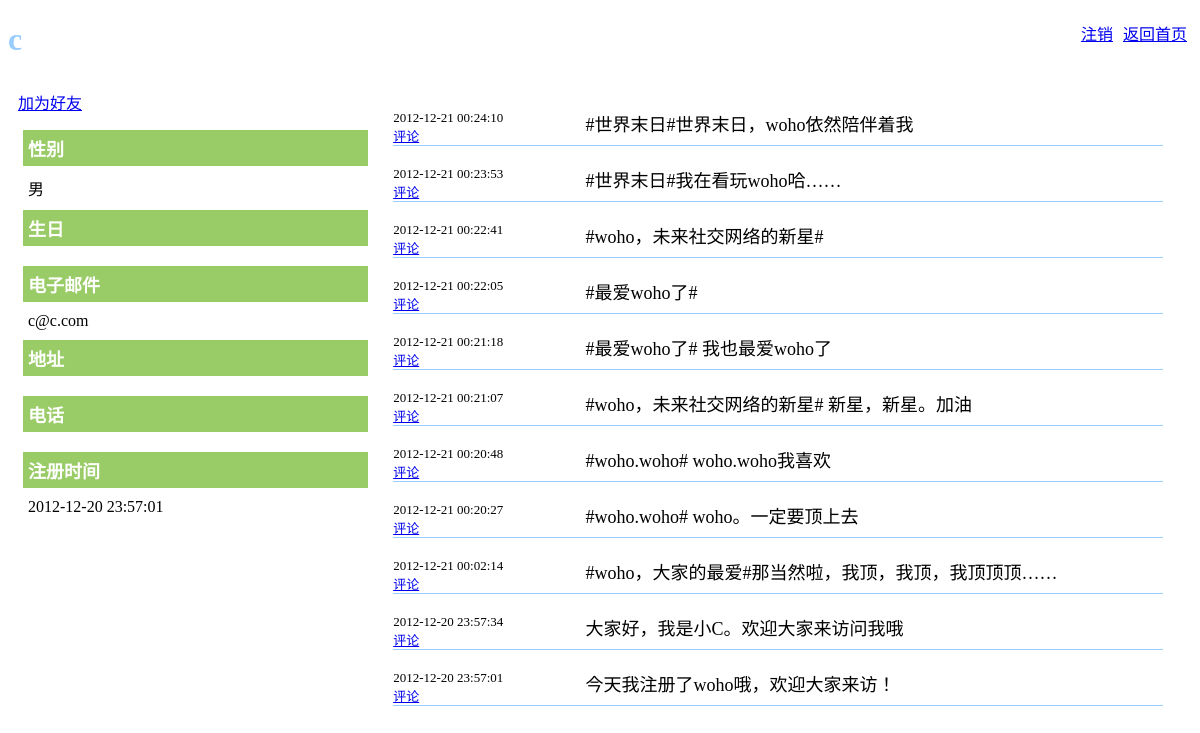
The app's page /space.php?mail=c@c.com with its own data.
### tables this page shows
CREATE TABLE `user_info` (
  `mail` char(50) NOT NULL DEFAULT '',
  `name` char(20) NOT NULL,
  `password` char(32) NOT NULL,
  `regist_time` datetime DEFAULT NULL,
  `birthday` date DEFAULT NULL,
  `phone` char(11) DEFAULT NULL,
  `address` varchar(150) DEFAULT NULL,
  `sex` tinyint(1) DEFAULT NULL,
  PRIMARY KEY (`mail`)
);

CREATE TABLE `tweet` (
  `id` int(11) NOT NULL AUTO_INCREMENT,
  `time` datetime DEFAULT NULL,
  `author` char(50) DEFAULT NULL,
  `content` text,
  PRIMARY KEY (`id`),
  KEY `author_mail` (`author`),
  KEY `fk14` (`author`),
  CONSTRAINT `fk14` FOREIGN KEY (`author`) REFERENCES `user_info` (`mail`) ON DELETE CASCADE ON UPDATE CASCADE
);

### space.php (the view, shortened to what this page needs)
<?php
if(isset($_GET['action']) && $_GET['action'] == "addFriend") {
	$user = $_SESSION['user'];
	$friend = $_POST['mail'];
	if($user == $friend) {
		echo 'fail';
		die(0);
	}
	include('conn.php');
	$result = mysql_query("SELECT * FROM relation WHERE user='$user'
			AND friend='$friend'", $conn);
	if($row = mysql_fetch_array($result)) {
		echo 'fail';
		die(0);
	}
	$result = mysql_query("INSERT INTO relation(user, friend) VALUES
							('$user','$friend')", $conn);
	if($result)
		echo 'success';
	else
		echo 'fail';
	die(0);
} else if(!isset($_GET['mail']) || $_GET['mail'] == "") {
	header("Location:home.php");
} else {
	include('conn.php');
	$user = $_GET['mail'];
	$result = mysql_query("SELECT * FROM user_info WHERE mail='$user'", $conn);
	$row = mysql_fetch_array($result);
}
?>
<!DOCTYPE html PUBLIC "-//W3C//DTD HTML 4.01 Transitional//EN" "http://www.w3.org/TR/html4/loose.dtd">
<html>
<head>
<link type="text/css" rel="stylesheet" href="css/space.css" />
<link type="text/css" rel="stylesheet" href="css/tweet.css" />
<link type="text/css" rel="stylesheet" href="css/comment.css" />
</head>
<body>
	<a class="topHref" href="home.php">返回首页</a>
	<a class="topHref" href="logout.php">注销</a>
	<h1><?php echo $row['name'];?></h1>
	<div id="profile">
    	<a href="javascript:void(0);" onclick="addFriend(<?php echo $row['mail'];?>);" >加为好友</a>
		<dl>
			<dt>性别</dt>
			<dd><?php echo ($row['sex'] == 1 ? '女' : '男');?></dd>
			<dt>生日</dt>
			<dd><?php echo ($row['birthday']);?></dd>
			<dt>电子邮件</dt>
			<dd><?php echo ($row['mail']);?></dd>
			<dt>地址</dt>
			<dd><?php echo ($row['address']);?></dd>
			<dt>电话</dt>
			<dd><?php echo ($row['phone']);?></dd>
			<dt>注册时间</dt>
			<dd><?php echo ($row['regist_time']);?></dd>
		</dl>
	</div>
	<div id="tweets">
		<?php
		$result = mysql_query("SELECT * FROM tweet WHERE author='$user'
				ORDER BY time DESC", $conn);
		while($row = mysql_fetch_array($result)) {
			echo '<div class="tweet" id='.$row['id'].'>';
			echo '<div class="tweetLeft">';
			echo '<div class="tweetTime">'.$row['time'].'</div>';
			echo '<a class="tweetHref" href="javascript:void(0);" onclick="comment(this);">评论</a>';
			echo '</div>';
			echo '<div class="tweetContent">'.$row['content'].'</div>';
			echo '</div>';
		}
		?>
	</div>
</body>
</html>

### css/space.css (style rules this page uses)
.topHref { float: right; padding-right: 5px; padding-left: 5px; }
dt { background-color: #9C6; font-size: large; font-weight: bolder; color: #FFF; margin: 5px; padding: 5px; }
dd { margin: 5px; padding: 5px; }
h1 { font-size: xx-large; font-weight: bolder; color: #9CF; }
#profile { float: left; width: 30%; margin: 5px; padding: 5px; }
#tweets { float: left; width: 65%; margin: 5px; padding: 5px; }

### css/tweet.css (style rules this page uses)
.tweet { border-bottom-width: thin; border-bottom-style: solid; border-bottom-color: #9CF; height: auto; float: left; width: 100%; margin-top: 20px; }
.tweet div.tweetLeft { float:left; width:25%; }
.tweet div.tweetLeft .tweetTime { font-size: small; }
.tweet div.tweetLeft .tweetHref { font-size: small; }
.tweet div.tweetContent { float:left; width:75%; font-size: large; }

### records on screen
user_info: name "c", mail "c@c.com", regist_time "2012-12-20 23:57:01"
tweet: time "2012-12-21 00:24:10", content "#世界末日#世界末日，woho依然陪伴着我"
tweet: time "2012-12-21 00:23:53", content "#世界末日#我在看玩woho哈……"
tweet: time "2012-12-21 00:22:41", content "#woho，未来社交网络的新星#"
tweet: time "2012-12-21 00:22:05", content "#最爱woho了#"
tweet: time "2012-12-21 00:21:18", content "#最爱woho了# 我也最爱woho了"
tweet: time "2012-12-21 00:21:07", content "#woho，未来社交网络的新星# 新星，新星。加油"
tweet: time "2012-12-21 00:20:48", content "#woho.woho# woho.woho我喜欢"
tweet: time "2012-12-21 00:20:27", content "#woho.woho# woho。一定要顶上去"
tweet: time "2012-12-21 00:02:14", content "#woho，大家的最爱#那当然啦，我顶，我顶，我顶顶顶……"
tweet: time "2012-12-20 23:57:34", content "大家好，我是小C。欢迎大家来访问我哦"
tweet: time "2012-12-20 23:57:01", content "今天我注册了woho哦，欢迎大家来访！"
